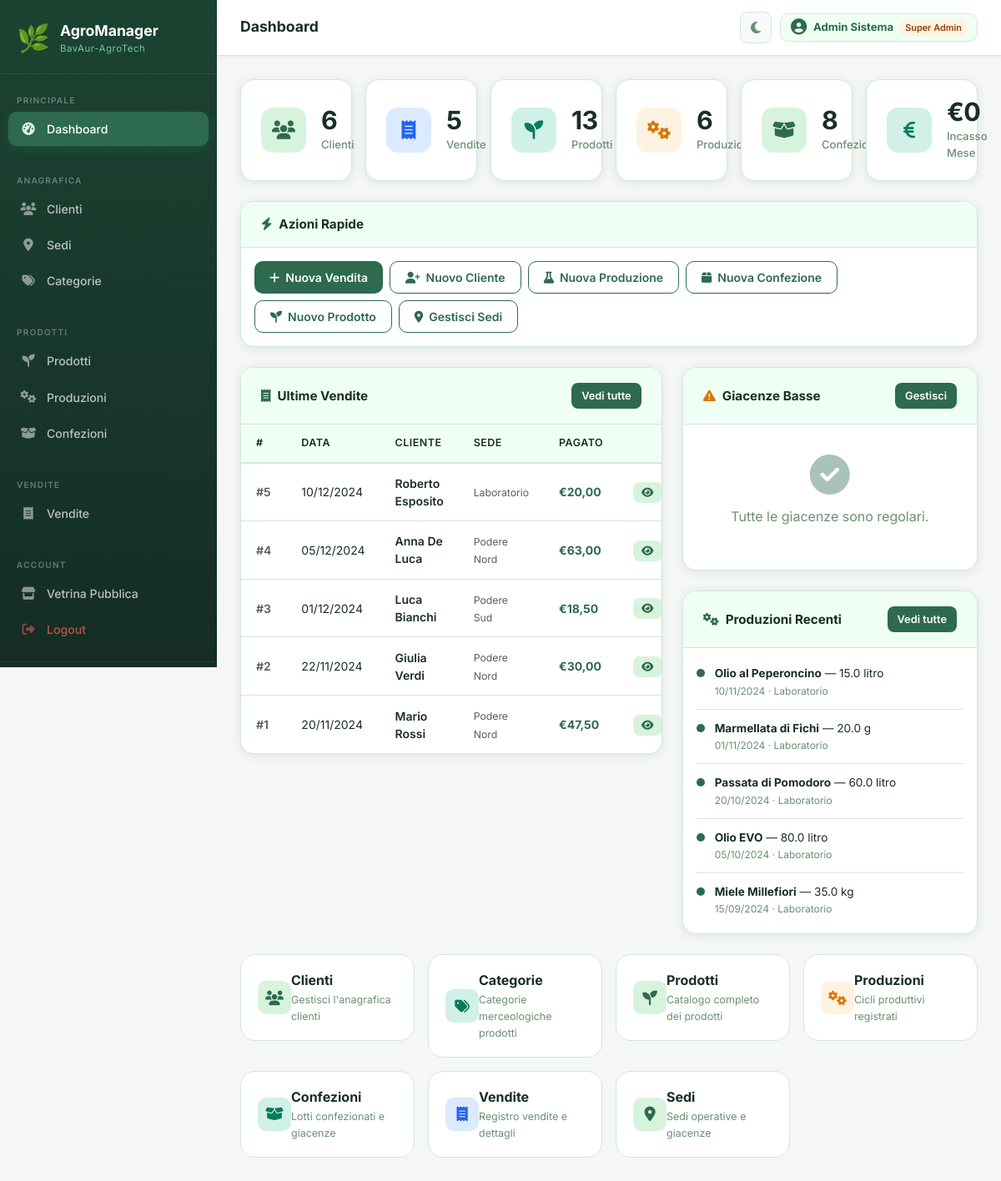
Page /root/src/dashboard.php (signed in) on the committed database.
### tables this page shows
CREATE TABLE VENDITA (
    idVendita    INT AUTO_INCREMENT PRIMARY KEY,
    dataVendita  DATE NOT NULL,
    totalePagato DECIMAL(10,2) NOT NULL DEFAULT 0.00,
    note         TEXT,
    idCliente    INT NOT NULL,
    idSede       INT NOT NULL,
    FOREIGN KEY (idCliente) REFERENCES CLIENTE(idCliente) ON DELETE RESTRICT,
    FOREIGN KEY (idSede)    REFERENCES SEDE(idSede)       ON DELETE RESTRICT
);

CREATE TABLE CLIENTE (
    idCliente INT AUTO_INCREMENT PRIMARY KEY,
    nome      VARCHAR(150) NOT NULL,
    nickname  VARCHAR(80),
    contatti  TEXT,
    idUtente  INT DEFAULT NULL UNIQUE COMMENT 'FK verso UTENTE: null per clienti walk-in',
    FOREIGN KEY (idUtente) REFERENCES UTENTE(idUtente) ON DELETE SET NULL
);

CREATE TABLE SEDE (
    idSede    INT AUTO_INCREMENT PRIMARY KEY,
    nomeSede  VARCHAR(100) NOT NULL,
    indirizzo TEXT
);

CREATE TABLE PRODUZIONE (
    idProduzione       INT AUTO_INCREMENT PRIMARY KEY,
    dataProduzione     DATE NOT NULL,
    quantitaProdotta   DECIMAL(10,2) NOT NULL,
    idProdottoProdotto INT NOT NULL,
    idProdottoLavorato INT NOT NULL,
    idSede             INT NOT NULL,
    CONSTRAINT chk_prod_q CHECK (quantitaProdotta > 0),
    FOREIGN KEY (idProdottoProdotto) REFERENCES PRODOTTO(idProdotto) ON DELETE RESTRICT,
    FOREIGN KEY (idProdottoLavorato) REFERENCES PRODOTTO(idProdotto) ON DELETE RESTRICT,
    FOREIGN KEY (idSede)             REFERENCES SEDE(idSede)         ON DELETE RESTRICT
);

CREATE TABLE PRODOTTO (
    idProdotto   INT AUTO_INCREMENT PRIMARY KEY,
    nome         VARCHAR(100) NOT NULL,
    unitaMisura  ENUM('kg','g','litro','pezzo') NOT NULL,
    tipoProdotto ENUM('fresco','lavorato') NOT NULL,
    descrizione  TEXT DEFAULT NULL,
    immagineUrl  TEXT DEFAULT NULL COMMENT 'URL immagine custom; se NULL usa il fallback keyword in getProductImage()',
    idCategoria  INT,
    FOREIGN KEY (idCategoria) REFERENCES CATEGORIA(idCategoria) ON DELETE SET NULL
);

### root/src/config/db.php (called while the page is built, shortened)
<?php
function h(mixed $v): string {
    return htmlspecialchars((string)($v ?? ''), ENT_QUOTES, 'UTF-8');
}

### root/src/config/session.php (called while the page is built, shortened)
<?php
function currentUser(): ?array {
    return $_SESSION['user'] ?? null;
}
function userSede(): ?int {
    return $_SESSION['user']['idSede'] ?? null;
}

### root/src/dashboard.php (the view, shortened to what this page needs)
<?php
require_once 'includes/auth.php';
$currentPage = 'dashboard';
$pageTitle   = 'Dashboard';
$basePath    = '';
$mySedeId    = userSede();
$sw = $mySedeId ? "WHERE idSede=$mySedeId" : '';
$stats = [
    'CLIENTE'    => $pdo->query("SELECT COUNT(*) FROM CLIENTE")->fetchColumn(),
    'PRODOTTO'   => $pdo->query("SELECT COUNT(*) FROM PRODOTTO")->fetchColumn(),
    'CATEGORIA'  => $pdo->query("SELECT COUNT(*) FROM CATEGORIA")->fetchColumn(),
    'VENDITA'    => $pdo->query("SELECT COUNT(*) FROM VENDITA $sw")->fetchColumn(),
    'PRODUZIONE' => $pdo->query("SELECT COUNT(*) FROM PRODUZIONE $sw")->fetchColumn(),
    'CONFEZIONE' => $pdo->query("SELECT COUNT(*) FROM CONFEZIONE" .
        ($mySedeId ? " WHERE idProduzione IN (SELECT idProduzione FROM PRODUZIONE WHERE idSede=$mySedeId)" : ''))
        ->fetchColumn(),
];
$totMeseQ = "SELECT COALESCE(SUM(totalePagato),0) FROM VENDITA WHERE MONTH(dataVendita)=MONTH(CURDATE()) AND YEAR(dataVendita)=YEAR(CURDATE())" . ($mySedeId ? " AND idSede=$mySedeId" : '');
$totMese  = $pdo->query($totMeseQ)->fetchColumn();
$confLowQ = "SELECT c.idConfezione, c.giacenza, c.numeroConfezioni, pp.nome AS prodotto, pp.unitaMisura
    FROM CONFEZIONE c
    JOIN PRODUZIONE pr ON c.idProduzione=pr.idProduzione
    JOIN PRODOTTO   pp ON pr.idProdottoProdotto=pp.idProdotto
    WHERE c.giacenza < (c.numeroConfezioni * 0.2)" .
    ($mySedeId ? " AND pr.idSede=$mySedeId" : '') . " ORDER BY c.giacenza ASC LIMIT 6";
$confLow = $pdo->query($confLowQ)->fetchAll();
$ultVendQ = "SELECT v.idVendita,v.dataVendita,v.totalePagato,v.totaleCalcolato,cl.nome AS cliente,s.nomeSede,COUNT(d.idDettaglio) AS nRighe
    FROM V_VENDITA v JOIN CLIENTE cl ON v.idCliente=cl.idCliente JOIN SEDE s ON v.idSede=s.idSede
    LEFT JOIN DETTAGLIO_VENDITA d ON d.idVendita=v.idVendita
    " . ($mySedeId ? "WHERE v.idSede=$mySedeId" : '') . "
    GROUP BY v.idVendita ORDER BY v.dataVendita DESC, v.idVendita DESC LIMIT 5";
$ultVend = $pdo->query($ultVendQ)->fetchAll();
$ultProdQ = "SELECT pr.idProduzione,pr.dataProduzione,pr.quantitaProdotta,pp.nome AS prodotto,pp.unitaMisura,s.nomeSede
    FROM PRODUZIONE pr JOIN PRODOTTO pp ON pr.idProdottoProdotto=pp.idProdotto JOIN SEDE s ON pr.idSede=s.idSede
    " . ($mySedeId ? "WHERE pr.idSede=$mySedeId" : '') . "
    ORDER BY pr.dataProduzione DESC LIMIT 5";
$ultProd = $pdo->query($ultProdQ)->fetchAll();
require_once 'includes/header.php';
?>
<div class="row g-3 mb-4">
  <?php
  $cards = [
    ['icon'=>'fa-users',        'color'=>'green',  'value'=>$stats['CLIENTE'],    'label'=>'Clienti',          'link'=>'clienti.php'],
    ['icon'=>'fa-receipt',      'color'=>'blue',   'value'=>$stats['VENDITA'],    'label'=>'Vendite',           'link'=>'vendite.php'],
    ['icon'=>'fa-seedling',     'color'=>'teal',   'value'=>$stats['PRODOTTO'],   'label'=>'Prodotti',          'link'=>'prodotti.php'],
    ['icon'=>'fa-gears',        'color'=>'orange', 'value'=>$stats['PRODUZIONE'], 'label'=>'Produzioni',        'link'=>'produzioni.php'],
    ['icon'=>'fa-box-open',     'color'=>'green',  'value'=>$stats['CONFEZIONE'], 'label'=>'Confezioni',        'link'=>'confezioni.php'],
    ['icon'=>'fa-euro-sign',    'color'=>'teal',   'value'=>'€'.number_format($totMese,0,',','.'), 'label'=>'Incasso Mese', 'link'=>'vendite.php'],
  ];
  foreach ($cards as $card): ?>
  <div class="col-6 col-xl-2 col-md-4">
    <a href="<?= $card['link'] ?>" class="text-decoration-none">
      <div class="stat-card">
        <div class="stat-icon <?= $card['color'] ?>"><i class="fa-solid <?= $card['icon'] ?>"></i></div>
        <div class="stat-info">
          <div class="stat-value"><?= $card['value'] ?></div>
          <div class="stat-label"><?= $card['label'] ?></div>
        </div>
      </div>
    </a>
  </div>
  <?php endforeach; ?>
</div>
<div class="ag-card mb-4">
  <div class="ag-card-header"><h6 class="ag-card-title"><i class="fa-solid fa-bolt"></i> Azioni Rapide</h6></div>
  <div class="p-3 d-flex flex-wrap gap-2">
    <a href="vendite.php?action=create"    class="btn-ag"><i class="fa-solid fa-plus"></i> Nuova Vendita</a>
    <a href="clienti.php?action=create"    class="btn-ag-outline"><i class="fa-solid fa-user-plus"></i> Nuovo Cliente</a>
    <a href="produzioni.php?action=create" class="btn-ag-outline"><i class="fa-solid fa-flask"></i> Nuova Produzione</a>
    <a href="confezioni.php?action=create" class="btn-ag-outline"><i class="fa-solid fa-box"></i> Nuova Confezione</a>
    <a href="prodotti.php?action=create"   class="btn-ag-outline"><i class="fa-solid fa-seedling"></i> Nuovo Prodotto</a>
    <a href="sedi.php"                     class="btn-ag-outline"><i class="fa-solid fa-location-dot"></i> Gestisci Sedi</a>
  </div>
</div>
<div class="row g-4">
  <div class="col-lg-7">
    <div class="ag-card">
      <div class="ag-card-header">
        <h6 class="ag-card-title"><i class="fa-solid fa-receipt"></i> Ultime Vendite</h6>
        <a href="vendite.php" class="btn-ag btn-ag-sm">Vedi tutte</a>
      </div>
      <div class="table-responsive">
        <?php if(empty($ultVend)): ?>
          <div class="empty-state" style="padding:30px"><i class="fa-solid fa-receipt"></i><p>Nessuna vendita.</p></div>
        <?php else: ?>
        <table class="ag-table table mb-0">
          <thead><tr><th>#</th><th>Data</th><th>Cliente</th><th>Sede</th><th>Pagato</th><th></th></tr></thead>
          <tbody>
          <?php foreach($ultVend as $v): ?>
          <tr>
            <td class="text-muted fw-semibold">#<?= $v['idVendita'] ?></td>
            <td><?= date('d/m/Y',strtotime($v['dataVendita'])) ?></td>
            <td class="fw-semibold"><?= h($v['cliente']) ?></td>
            <td><small class="text-muted"><?= h($v['nomeSede']) ?></small></td>
            <td class="fw-bold" style="color:var(--ag-primary)">€<?= number_format($v['totalePagato'],2,',','.') ?></td>
            <td><a href="vendite.php?action=view&id=<?= $v['idVendita'] ?>" class="btn-view-sm"><i class="fa-solid fa-eye"></i></a></td>
          </tr>
          <?php endforeach; ?>
          </tbody>
        </table>
        <?php endif; ?>
      </div>
    </div>
  </div>
  <div class="col-lg-5 d-flex flex-column gap-4">
    <div class="ag-card">
      <div class="ag-card-header">
        <h6 class="ag-card-title"><i class="fa-solid fa-triangle-exclamation" style="color:#d97706"></i> Giacenze Basse</h6>
        <a href="confezioni.php" class="btn-ag btn-ag-sm">Gestisci</a>
      </div>
      <div class="p-3">
        <?php if(empty($confLow)): ?>
          <div class="empty-state" style="padding:20px"><i class="fa-solid fa-check-circle" style="color:var(--ag-primary)"></i><p>Tutte le giacenze sono regolari.</p></div>
        <?php endif; ?>
      </div>
    </div>
    <div class="ag-card">
      <div class="ag-card-header">
        <h6 class="ag-card-title"><i class="fa-solid fa-gears"></i> Produzioni Recenti</h6>
        <a href="produzioni.php" class="btn-ag btn-ag-sm">Vedi tutte</a>
      </div>
      <div class="px-3 py-2">
        <?php if(empty($ultProd)): ?>
          <div class="empty-state" style="padding:20px"><i class="fa-solid fa-gears"></i><p>Nessuna produzione.</p></div>
        <?php else: ?>
          <?php foreach($ultProd as $p): ?>
          <div class="activity-item">
            <div class="activity-dot"></div>
            <div>
              <div class="activity-text"><strong><?= h($p['prodotto']) ?></strong> — <?= number_format($p['quantitaProdotta'],1) ?> <?= h($p['unitaMisura']) ?></div>
              <div class="activity-date"><?= date('d/m/Y',strtotime($p['dataProduzione'])) ?> · <?= h($p['nomeSede']) ?></div>
            </div>
          </div>
          <?php endforeach; ?>
        <?php endif; ?>
      </div>
    </div>
  </div>
</div>
<div class="row g-3 mt-2">
  <?php
  $sections = [
    ['icon'=>'fa-users',        'title'=>'Clienti',     'desc'=>'Gestisci l\'anagrafica clienti',          'href'=>'clienti.php',    'color'=>'green'],
    ['icon'=>'fa-tags',         'title'=>'Categorie',   'desc'=>'Categorie merceologiche prodotti',        'href'=>'categorie.php',  'color'=>'teal'],
    ['icon'=>'fa-seedling',     'title'=>'Prodotti',    'desc'=>'Catalogo completo dei prodotti',          'href'=>'prodotti.php',   'color'=>'green'],
    ['icon'=>'fa-gears',        'title'=>'Produzioni',  'desc'=>'Cicli produttivi registrati',             'href'=>'produzioni.php', 'color'=>'orange'],
    ['icon'=>'fa-box-open',     'title'=>'Confezioni',  'desc'=>'Lotti confezionati e giacenze',           'href'=>'confezioni.php', 'color'=>'teal'],
    ['icon'=>'fa-receipt',      'title'=>'Vendite',     'desc'=>'Registro vendite e dettagli',             'href'=>'vendite.php',    'color'=>'blue'],
    ['icon'=>'fa-location-dot', 'title'=>'Sedi',        'desc'=>'Sedi operative e giacenze',               'href'=>'sedi.php',       'color'=>'green'],
  ];
  foreach ($sections as $s): ?>
  <div class="col-md-4 col-xl-3">
    <a href="<?= $s['href'] ?>" class="text-decoration-none">
      <div class="feature-card" style="text-align:left;padding:18px 20px;transition:transform .2s,box-shadow .2s" onmouseover="this.style.transform='translateY(-3px)';this.style.boxShadow='var(--ag-shadow-lg)'" onmouseout="this.style.transform='';this.style.boxShadow=''">
        <div class="d-flex align-items-center gap-12px">
          <div class="stat-icon <?= $s['color'] ?>" style="width:40px;height:40px;border-radius:10px;font-size:1.1rem;flex-shrink:0">
            <i class="fa-solid <?= $s['icon'] ?>"></i>
          </div>
          <div>
            <div class="feature-title" style="margin-bottom:2px"><?= $s['title'] ?></div>
            <div class="feature-text" style="font-size:.78rem"><?= $s['desc'] ?></div>
          </div>
        </div>
      </div>
    </a>
  </div>
  <?php endforeach; ?>
</div>
<?php require_once 'includes/footer.php'; ?>

### root/src/includes/header.php (shortened to what this page needs)
<?php
$user = currentUser();
?>
<!DOCTYPE html>
<html lang="it" data-theme="light">
<head>
  <link href="https://cdn.jsdelivr.net/npm/bootstrap@5.3.3/dist/css/bootstrap.min.css" rel="stylesheet">
  <link href="https://cdnjs.cloudflare.com/ajax/libs/font-awesome/6.5.0/css/all.min.css" rel="stylesheet">
  <link href="<?= $basePath ?? '' ?>assets/css/style.css" rel="stylesheet">
</head>
<body>
<nav class="sidebar" id="sidebar">
  <div class="sidebar-brand">
    <span class="brand-icon">🌿</span>
    <div>
      <div class="brand-name">AgroManager</div>
      <div class="brand-sub">BavAur-AgroTech</div>
    </div>
  </div>
  <div class="sidebar-section-label">PRINCIPALE</div>
  <ul class="sidebar-nav">
    <li><a href="<?= $basePath ?>index.php" class="nav-link <?= ($currentPage??'')==='dashboard'?'active':'' ?>">
      <i class="fa-solid fa-gauge-high"></i><span>Dashboard</span></a></li>
  </ul>
  <div class="sidebar-section-label">ANAGRAFICA</div>
  <ul class="sidebar-nav">
    <li><a href="<?= $basePath ?>clienti.php" class="nav-link <?= ($currentPage??'')==='clienti'?'active':'' ?>">
      <i class="fa-solid fa-users"></i><span>Clienti</span></a></li>
    <li><a href="<?= $basePath ?>sedi.php" class="nav-link <?= ($currentPage??'')==='sedi'?'active':'' ?>">
      <i class="fa-solid fa-location-dot"></i><span>Sedi</span></a></li>
    <li><a href="<?= $basePath ?>categorie.php" class="nav-link <?= ($currentPage??'')==='categorie'?'active':'' ?>">
      <i class="fa-solid fa-tags"></i><span>Categorie</span></a></li>
  </ul>
  <div class="sidebar-section-label">PRODOTTI</div>
  <ul class="sidebar-nav">
    <li><a href="<?= $basePath ?>prodotti.php" class="nav-link <?= ($currentPage??'')==='prodotti'?'active':'' ?>">
      <i class="fa-solid fa-seedling"></i><span>Prodotti</span></a></li>
    <li><a href="<?= $basePath ?>produzioni.php" class="nav-link <?= ($currentPage??'')==='produzioni'?'active':'' ?>">
      <i class="fa-solid fa-gears"></i><span>Produzioni</span></a></li>
    <li><a href="<?= $basePath ?>confezioni.php" class="nav-link <?= ($currentPage??'')==='confezioni'?'active':'' ?>">
      <i class="fa-solid fa-box-open"></i><span>Confezioni</span></a></li>
  </ul>
  <div class="sidebar-section-label">VENDITE</div>
  <ul class="sidebar-nav">
    <li><a href="<?= $basePath ?>vendite.php" class="nav-link <?= ($currentPage??'')==='vendite'?'active':'' ?>">
      <i class="fa-solid fa-receipt"></i><span>Vendite</span></a></li>
  </ul>
  <div class="sidebar-section-label">ACCOUNT</div>
  <ul class="sidebar-nav">
    <li><a href="<?= $basePath ?>homepage.php" class="nav-link">
      <i class="fa-solid fa-store"></i><span>Vetrina Pubblica</span></a></li>
    <li><a href="<?= $basePath ?>logout.php" class="nav-link" style="color:rgba(255,100,100,.7)">
      <i class="fa-solid fa-right-from-bracket" style="color:rgba(255,100,100,.5)"></i><span>Logout</span></a></li>
  </ul>
  <div class="sidebar-footer">
  </div>
</nav>
<main class="main-content">
  <div class="topbar">
    <div class="topbar-left">
      <h4 class="topbar-title"><?= h($pageTitle ?? 'Dashboard') ?></h4>
    </div>
    <div class="topbar-right">
      <button class="theme-toggle" id="themeToggle" title="Cambia tema">
        <i class="fa-solid fa-moon" id="themeIcon"></i>
      </button>
      <?php if ($user): ?>
      <div class="user-badge">
        <i class="fa-solid fa-circle-user" style="font-size:1.2rem;color:var(--ag-primary)"></i>
        <div>
          <strong><?= h($user['nome']) ?></strong>
        </div>
        <span class="role-badge role-<?= h($user['ruolo']) ?>">
          <?= match($user['ruolo']) { 'superadmin'=>'Super Admin', 'sede_admin'=>'Sede Admin', default=>'Cliente' } ?>
        </span>
      </div>
      <?php endif; ?>
    </div>
  </div>
  <div class="content-area">

### root/src/includes/footer.php (shortened to what this page needs)
  </div>
</main>
</body>
</html>

### rows in the picture
vendita: idVendita "5", dataVendita "10/12/2024", idCliente.nome "Roberto Esposito", idSede.nomeSede "Laboratorio", totalePagato "20,00"
vendita: idVendita "4", dataVendita "05/12/2024", idCliente.nome "Anna De Luca", idSede.nomeSede "Podere Nord", totalePagato "63,00"
vendita: idVendita "3", dataVendita "01/12/2024", idCliente.nome "Luca Bianchi", idSede.nomeSede "Podere Sud", totalePagato "18,50"
vendita: idVendita "2", dataVendita "22/11/2024", idCliente.nome "Giulia Verdi", idSede.nomeSede "Podere Nord", totalePagato "30,00"
vendita: idVendita "1", dataVendita "20/11/2024", idCliente.nome "Mario Rossi", idSede.nomeSede "Podere Nord", totalePagato "47,50"
produzione: idProdottoProdotto.nome "Olio al Peperoncino", quantitaProdotta "15.0", idProdottoProdotto.unitaMisura "litro", dataProduzione "10/11/2024", idSede.nomeSede "Laboratorio"
produzione: idProdottoProdotto.nome "Marmellata di Fichi", quantitaProdotta "20.0", idProdottoProdotto.unitaMisura "g", dataProduzione "01/11/2024", idSede.nomeSede "Laboratorio"
produzione: idProdottoProdotto.nome "Passata di Pomodoro", quantitaProdotta "60.0", idProdottoProdotto.unitaMisura "litro", dataProduzione "20/10/2024", idSede.nomeSede "Laboratorio"
produzione: idProdottoProdotto.nome "Olio EVO", quantitaProdotta "80.0", idProdottoProdotto.unitaMisura "litro", dataProduzione "05/10/2024", idSede.nomeSede "Laboratorio"
produzione: idProdottoProdotto.nome "Miele Millefiori", quantitaProdotta "35.0", idProdottoProdotto.unitaMisura "kg", dataProduzione "15/09/2024", idSede.nomeSede "Laboratorio"

### other values in the picture
$pageTitle "Dashboard"
$user['nome'] "Admin Sistema"
$card['value'] "6"
$card['label'] "Clienti"
$card['value'] "5"
$card['label'] "Vendite"
$card['value'] "13"
$card['label'] "Prodotti"
$card['label'] "Produzioni"
$card['value'] "8"
$card['label'] "Confezioni"
$card['value'] "€0"
$card['label'] "Incasso Mese"
$s['title'] "Clienti"
$s['desc'] "Gestisci l'anagrafica clienti"
